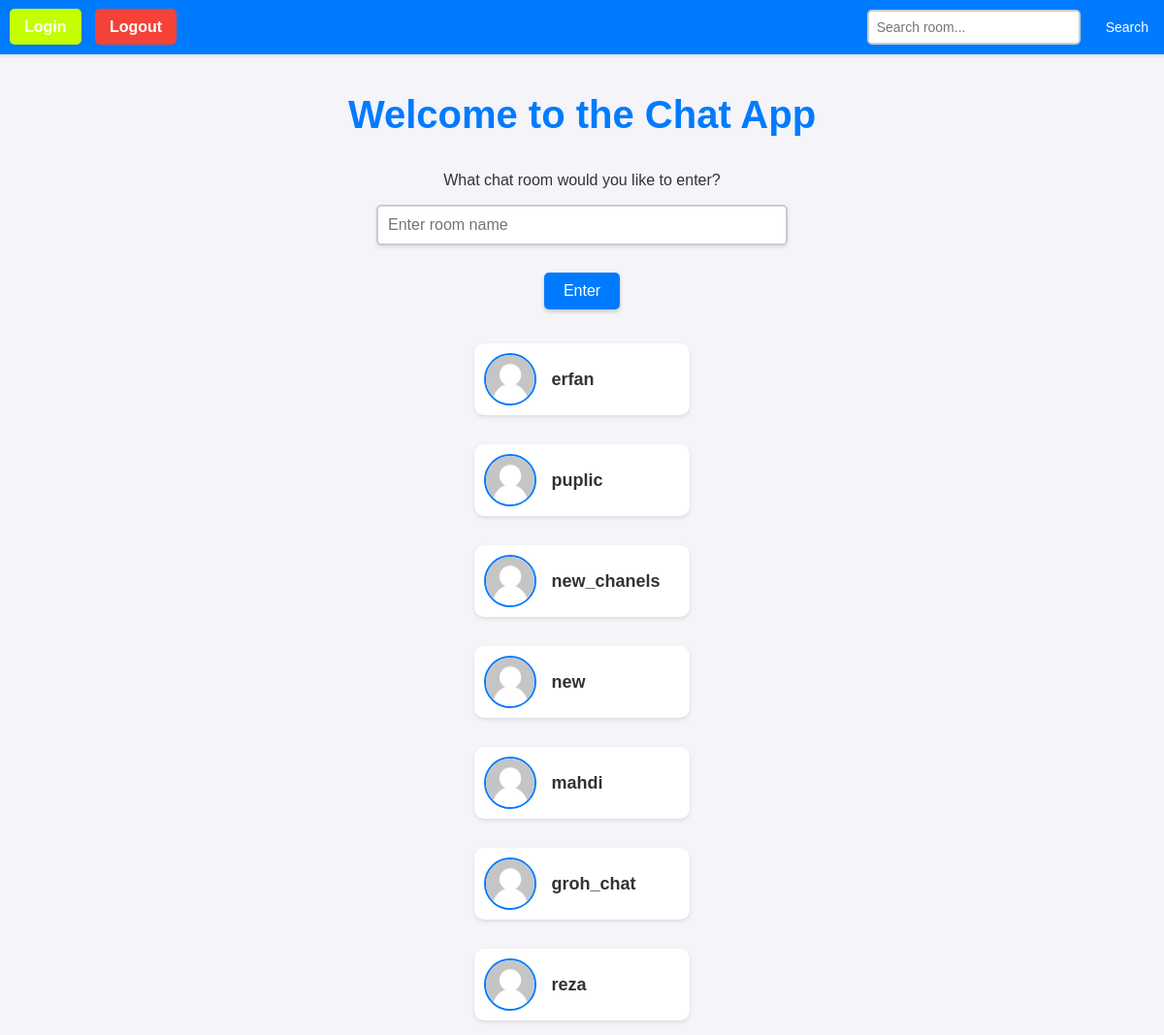
The page /chat/wsg/ (signed in) on the database its author committed.
### chat/models.py (models this page shows, shortened)
class Chat(models.Model):
    roomname = models.CharField(blank=True,max_length=200)
    members = models.ManyToManyField(user,null=True,blank=True)
    allowed_users = models.ManyToManyField(user, related_name='allowed_chats', blank=True)

### chat/views.py (the view)
# urls.py: path('wsg/',index.as_view(),name='index'),
class index(LoginRequiredMixin, ListView):
    model = Chat
    template_name = 'page/chat/index.html'
    context_object_name = 'group'
    def get_queryset(self):
        user = self.request.user
        queryset = super().get_queryset()
        queryset = queryset.filter(members=user)
        search = self.request.GET.get('search')
        if search is not None and search != "":
            print(search)
            queryset=queryset.filter(members=user,roomname__icontains=search)
        return queryset

### chat/templates/page/chat/index.html (shortened to what this page needs)
{% extends "base.html" %}
{% load static %}
{% block body %}
<div class="header">
    <div>
        <a href="{% url 'login' %}" id="login-btn">Login</a>
        <a href="{% url 'logout' %}" id="logout-btn">Logout</a>
    </div>
    <form method="GET" action="" class="search-form">
        <input type="text" name="search" class="search-input" placeholder="Search room...">
        <button type="submit" class="search-btn">Search</button>
    </form>
</div>
<h1>Welcome to the Chat App</h1>
<p>What chat room would you like to enter?</p>
<input id="room-name-input" type="text" size="100" placeholder="Enter room name"><br>
<input id="room-name-submit" type="button" value="Enter">
<div class="room-links">
    {% for i in group %}
        <a href='{% url "room" room_name=i.roomname %}' class="room-item">
            <img src="{% static "images.jpeg" %}" alt="Room Image">
            <span>{{ i.roomname }}</span>
        </a>
    {% empty %}
        <p>No rooms available. Create one to start chatting!</p>
    {% endfor %}
</div>
{% endblock body %}

### chat/templates/page/chat/index.html (style rules this page uses)
body { font-family: Arial, sans-serif; background-color: #f4f4f9; color: #333; margin: 0; padding: 0; display: flex; flex-direction: column; align-items: center; justify-content: flex-start; height: 100vh; }
.header { width: 100%; padding: 10px 20px; display: flex; justify-content: space-between; align-items: center; background-color: #007bff; box-shadow: 0 2px 4px rgba(0, 0, 0, 0.1); }
.header a { color: #fff; text-decoration: none; font-size: 16px; font-weight: bold; padding: 10px 15px; border-radius: 5px; margin-left: 10px; transition: background-color 0.3s ease; }
.header a#login-btn { background-color: rgb(195, 255, 0); }
.header a#logout-btn { background-color: #f44336; }
h1 { font-size: 2.5rem; color: #007bff; margin: 40px 0 20px; }
#room-name-input { padding: 10px; font-size: 16px; border: 2px solid #ccc; border-radius: 5px; width: 80%; max-width: 400px; margin-bottom: 10px; box-shadow: 0 2px 4px rgba(0, 0, 0, 0.1); }
#room-name-submit { padding: 10px 20px; font-size: 16px; color: #fff; background-color: #007bff; border: none; border-radius: 5px; cursor: pointer; box-shadow: 0 2px 4px rgba(0, 0, 0, 0.2); transition: background-color 0.3s ease; }
.room-links { margin-top: 20px; display: flex; flex-direction: column; align-items: center; }
.room-item { display: flex; align-items: center; margin: 15px 0; width: 100%; max-width: 400px; padding: 10px; border-radius: 10px; background-color: #fff; box-shadow: 0 2px 4px rgba(0, 0, 0, 0.1); transition: transform 0.2s ease, background-color 0.3s ease; text-decoration: none; color: #333; }
.room-item img { width: 50px; height: 50px; border-radius: 50%; margin-right: 15px; border: 2px solid #007bff; }
.room-item span { font-size: 18px; font-weight: bold; }
.search-form { display: flex; align-items: center; margin-left: 20px; }
.search-input { padding: 8px; font-size: 14px; border: 2px solid #ccc; border-radius: 5px; width: 200px; }
.search-btn { padding: 8px 16px; font-size: 14px; color: #fff; background-color: #007bff; border: none; border-radius: 5px; cursor: pointer; margin-left: 10px; }

### rows shown on the page
Chat: roomname "erfan"
Chat: roomname "puplic"
Chat: roomname "new_chanels"
Chat: roomname "new"
Chat: roomname "mahdi"
Chat: roomname "groh_chat"
Chat: roomname "reza"
